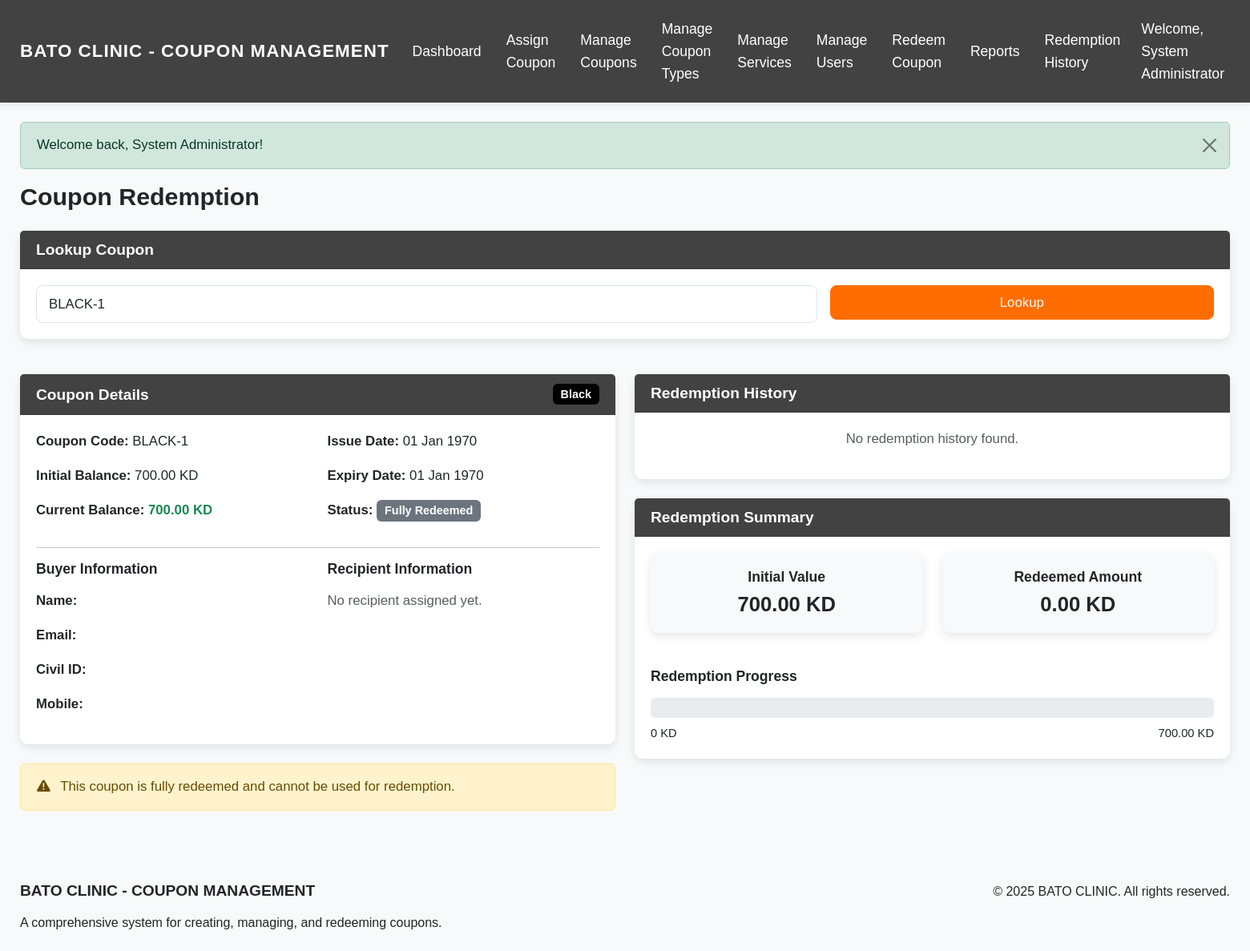
/admin/redemption.php?code=BLACK-1 (signed in), run on the app's committed database.
### tables this page shows
CREATE TABLE coupons (
    id INT AUTO_INCREMENT PRIMARY KEY,
    code VARCHAR(20) NOT NULL UNIQUE,
    coupon_type_id INT NOT NULL,
    buyer_id INT,
    recipient_id INT,
    initial_balance DECIMAL(10, 2) NOT NULL,
    current_balance DECIMAL(10, 2) NOT NULL,
    issue_date DATE,
    status ENUM('available', 'assigned', 'fully_redeemed') NOT NULL DEFAULT 'available',
    created_at TIMESTAMP DEFAULT CURRENT_TIMESTAMP,
    updated_at TIMESTAMP DEFAULT CURRENT_TIMESTAMP ON UPDATE CURRENT_TIMESTAMP,
    FOREIGN KEY (coupon_type_id) REFERENCES coupon_types(id),
    FOREIGN KEY (buyer_id) REFERENCES users(id),
    FOREIGN KEY (recipient_id) REFERENCES users(id),
    INDEX (code),
    INDEX (buyer_id),
    INDEX (recipient_id),
    INDEX (status)
);

CREATE TABLE coupon_types (
    id INT AUTO_INCREMENT PRIMARY KEY,
    name ENUM('Black', 'Gold', 'Silver') NOT NULL,
    description TEXT,
    value DECIMAL(10, 2) NOT NULL,
    created_at TIMESTAMP DEFAULT CURRENT_TIMESTAMP,
    updated_at TIMESTAMP DEFAULT CURRENT_TIMESTAMP ON UPDATE CURRENT_TIMESTAMP
);

### models/Coupon.php (called while the page is built, shortened)
<?php
class Coupon {
    private $conn;
    private $table_name = "coupons";
    public $code;
    public function __construct($db) {
        $this->conn = $db;
    }
    public function getByCode() {
        $query = "SELECT c.*, ct.name as coupon_type_name, ct.value as coupon_type_value,
                         b.full_name as buyer_name, b.email as buyer_email, b.civil_id as buyer_civil_id,
                         b.mobile_number as buyer_mobile, b.file_number as buyer_file_number,
                         r.full_name as recipient_name, r.email as recipient_email, r.civil_id as recipient_civil_id,
                         r.mobile_number as recipient_mobile, r.file_number as recipient_file_number
                  FROM " . $this->table_name . " c
                  LEFT JOIN coupon_types ct ON c.coupon_type_id = ct.id
                  LEFT JOIN users b ON c.buyer_id = b.id
                  LEFT JOIN users r ON c.recipient_id = r.id
                  WHERE c.code = ?
                  LIMIT 0,1";
        $stmt = $this->conn->prepare($query);
        $this->code = htmlspecialchars(strip_tags($this->code));
        $stmt->bindParam(1, $this->code);
        $stmt->execute();
        $row = $stmt->fetch(PDO::FETCH_ASSOC);
        if($row) {
            $this->recipient_id = $row['recipient_id'];
            $this->initial_balance = $row['initial_balance'];
            $this->current_balance = $row['current_balance'];
            $this->issue_date = $row['issue_date'];
            $this->status = $row['status'];
            $this->coupon_type_name = $row['coupon_type_name'];
            return true;
        }
        return false;
    }
}
?>

### models/RedemptionLog.php (called while the page is built, shortened)
<?php
class RedemptionLog {
    private $conn;
    private $table_name = "redemption_logs";
    public $coupon_id;
    public function __construct($db) {
        $this->conn = $db;
    }
    public function getByCoupon() {
        $query = "SELECT r.*, u.full_name as redeemer_name
                  FROM " . $this->table_name . " r
                  LEFT JOIN users u ON r.redeemed_by = u.id
                  WHERE r.coupon_id = ?
                  ORDER BY r.redemption_date DESC, r.redemption_time DESC";
        $stmt = $this->conn->prepare($query);
        $stmt->bindParam(1, $this->coupon_id);
        $stmt->execute();
        return $stmt;
    }
}
?>

### admin/redemption.php (the view, shortened to what this page needs)
<?php
require_once '../models/Coupon.php';
require_once '../models/RedemptionLog.php';
$database = new Database();
$db = $database->getConnection();
$coupon = new Coupon($db);
$couponCode = isset($_GET['code']) ? $_GET['code'] : '';
$couponFound = false;
if(!empty($couponCode)) {
    $coupon->code = $couponCode;
    if($coupon->getByCode()) {
        $couponFound = true;
        $redemptionLog = new RedemptionLog($db);
        $redemptionLog->coupon_id = $coupon->id;
        $redemptionLogs = $redemptionLog->getByCoupon();
    }
}
include_once '../includes/header.php';
?>
<div class="row">
    <div class="col-md-12">
        <h2 class="mb-4">Coupon Redemption</h2>
    </div>
</div>
<div class="row">
    <div class="col-md-12">
        <div class="card">
            <div class="card-header">
                <h5 class="card-title mb-0">Lookup Coupon</h5>
            </div>
            <div class="card-body">
                <form method="GET" action="" class="row g-3">
                    <div class="col-md-8">
                        <input type="text" class="form-control form-control-lg" name="code" placeholder="Enter coupon code..." value="<?php echo htmlspecialchars($couponCode); ?>" required>
                    </div>
                    <div class="col-md-4">
                        <button type="submit" class="btn btn-primary btn-lg w-100">Lookup</button>
                    </div>
                </form>
            </div>
        </div>
    </div>
</div>
<?php if($couponFound): ?>
    <div class="row mt-4">
        <div class="col-md-6">
            <div class="card">
                <div class="card-header d-flex justify-content-between align-items-center">
                    <h5 class="card-title mb-0">Coupon Details</h5>
                    <span class="badge <?php echo strtolower($coupon->coupon_type_name) === 'black' ? 'badge-black' : (strtolower($coupon->coupon_type_name) === 'gold' ? 'badge-gold' : 'badge-silver'); ?>">
                        <?php echo $coupon->coupon_type_name; ?>
                    </span>
                </div>
                <div class="card-body">
                    <div class="row">
                        <div class="col-md-6">
                            <p><strong>Coupon Code:</strong> <?php echo $coupon->code; ?></p>
                            <p><strong>Initial Balance:</strong> <?php echo number_format($coupon->initial_balance, 2); ?> KD</p>
                            <p><strong>Current Balance:</strong> <span class="text-<?php echo $coupon->current_balance > 0 ? 'success' : 'danger'; ?> fw-bold"><?php echo number_format($coupon->current_balance, 2); ?> KD</span></p>
                        </div>
                        <div class="col-md-6">
                            <p><strong>Issue Date:</strong> <?php echo date('d M Y', strtotime($coupon->issue_date)); ?></p>
                            <p><strong>Expiry Date:</strong> <?php echo date('d M Y', strtotime($coupon->expiry_date)); ?></p>
                            <p><strong>Status:</strong>
                                <?php if($coupon->status === 'active'): ?>
                                    <span class="badge bg-success">Active</span>
                                <?php elseif($coupon->status === 'expired'): ?>
                                    <span class="badge bg-danger">Expired</span>
                                <?php else: ?>
                                    <span class="badge bg-secondary">Fully Redeemed</span>
                                <?php endif; ?>
                            </p>
                        </div>
                    </div>
                    <hr>
                    <div class="row">
                        <div class="col-md-6">
                            <h6>Buyer Information</h6>
                            <p><strong>Name:</strong> <?php echo $coupon->buyer_name; ?></p>
                            <p><strong>Email:</strong> <?php echo $coupon->buyer_email; ?></p>
                            <p><strong>Civil ID:</strong> <?php echo $coupon->buyer_civil_id; ?></p>
                            <p><strong>Mobile:</strong> <?php echo $coupon->buyer_mobile; ?></p>
                        </div>
                        <div class="col-md-6">
                            <h6>Recipient Information</h6>
                            <?php if($coupon->recipient_id): ?>
                                <p><strong>Name:</strong> <?php echo $coupon->recipient_name; ?></p>
                                <p><strong>Email:</strong> <?php echo $coupon->recipient_email; ?></p>
                            <?php else: ?>
                                <p class="text-muted">No recipient assigned yet.</p>
                            <?php endif; ?>
                        </div>
                    </div>
                </div>
            </div>
            <?php if($coupon->status === 'active'): ?>
                <div class="card mt-4">
                    <div class="card-header">
                        <h5 class="card-title mb-0">Redeem Service</h5>
                    </div>
                    <div class="card-body">
                        <?php if(isset($error)): ?>
                            <div class="alert alert-danger" role="alert">
                                <?php echo $error; ?>
                            </div>
                        <?php endif; ?>
                        <form method="POST" action="">
                            <div class="mb-3">
                                <label for="amount" class="form-label">Amount (KD)</label>
                                <input type="number" class="form-control" id="amount" name="amount" step="0.01" min="0.01" max="<?php echo $coupon->current_balance; ?>" required>
                                <div class="form-text">Maximum available: <?php echo number_format($coupon->current_balance, 2); ?> KD</div>
                            </div>
                            <div class="mb-3">
                                <label for="service_description" class="form-label">Service Description</label>
                                <textarea class="form-control" id="service_description" name="service_description" rows="3" required></textarea>
                            </div>
                            <div class="d-grid gap-2">
                                <button type="submit" name="redeem" class="btn btn-success">Redeem Amount</button>
                            </div>
                        </form>
                    </div>
                </div>
            <?php else: ?>
                <div class="alert alert-warning mt-4" role="alert">
                    <i class="fas fa-exclamation-triangle me-2"></i> This coupon is <?php echo $coupon->status === 'expired' ? 'expired' : 'fully redeemed'; ?> and cannot be used for redemption.
                </div>
            <?php endif; ?>
        </div>
        <div class="col-md-6">
            <div class="card">
                <div class="card-header">
                    <h5 class="card-title mb-0">Redemption History</h5>
                </div>
                <div class="card-body">
                    <?php if($redemptionLogs->rowCount() > 0): ?>
                        <div class="table-responsive">
                            <table class="table table-striped">
                                <thead>
                                    <tr>
                                        <th>Date</th>
                                        <th>Amount</th>
                                        <th>Service</th>
                                        <th>Redeemed By</th>
                                    </tr>
                                </thead>
                                <tbody>
                                    <?php while($row = $redemptionLogs->fetch(PDO::FETCH_ASSOC)): ?>
                                        <tr>
                                            <td><?php echo date('d M Y H:i', strtotime($row['redemption_date'])); ?></td>
                                            <td><?php echo number_format($row['amount'], 2); ?> KD</td>
                                            <td><?php echo $row['service_description']; ?></td>
                                            <td><?php echo $row['redeemer_name']; ?></td>
                                        </tr>
                                    <?php endwhile; ?>
                                </tbody>
                            </table>
                        </div>
                    <?php else: ?>
                        <p class="text-center text-muted">No redemption history found.</p>
                    <?php endif; ?>
                </div>
            </div>
            <div class="card mt-4">
                <div class="card-header">
                    <h5 class="card-title mb-0">Redemption Summary</h5>
                </div>
                <div class="card-body">
                    <div class="row">
                        <div class="col-md-6">
                            <div class="card bg-light">
                                <div class="card-body text-center">
                                    <h6 class="card-title">Initial Value</h6>
                                    <h3 class="card-text"><?php echo number_format($coupon->initial_balance, 2); ?> KD</h3>
                                </div>
                            </div>
                        </div>
                        <div class="col-md-6">
                            <div class="card bg-light">
                                <div class="card-body text-center">
                                    <h6 class="card-title">Redeemed Amount</h6>
                                    <h3 class="card-text"><?php echo number_format($coupon->initial_balance - $coupon->current_balance, 2); ?> KD</h3>
                                </div>
                            </div>
                        </div>
                    </div>
                    <div class="mt-4">
                        <h6>Redemption Progress</h6>
                        <div class="progress" style="height: 25px;">
                        </div>
                        <div class="d-flex justify-content-between mt-2">
                            <small>0 KD</small>
                            <small><?php echo number_format($coupon->initial_balance, 2); ?> KD</small>
                        </div>
                    </div>
                </div>
            </div>
        </div>
    </div>
<?php endif; ?>
<?php
include_once '../includes/footer.php';
?>

### includes/header.php (style rules this page uses)
body { background-color: #f8f9fa; font-family: 'Arial', sans-serif; font-size: 16px; line-height: 1.6; }
.card { border-radius: 10px; box-shadow: 0 4px 12px rgba(0, 0, 0, 0.1); margin-bottom: 20px; background-color: #ffffff; border: none; }
.card-header { background-color: #424242; border-bottom: 1px solid rgba(0, 0, 0, 0.125); font-weight: bold; color: #fff; border-top-left-radius: 10px; border-top-right-radius: 10px; font-size: 1.2rem; padding: 12px 20px; }
.card-body { padding: 20px; font-size: 1.05rem; }
.btn { font-size: 1.05rem; padding: 8px 16px; }
.btn-primary { background-color: #ff6d00; border-color: #ff6d00; }
.badge { font-size: 0.9rem; padding: 6px 10px; }
.badge-black { background-color: #000; color: #fff; }
.form-control { font-size: 1.05rem; padding: 10px 15px; height: auto; }
h1, h2, h3, h4, h5, h6 { font-weight: 600; margin-bottom: 1rem; }
h2 { font-size: 1.9rem; }
h3 { font-size: 1.6rem; }
h5 { font-size: 1.2rem; }
h6 { font-size: 1.1rem; }
.alert { font-size: 1.05rem; padding: 15px 20px; }

### data on the page
coupons: coupon_type.name "Black", code "BLACK-1", initial_balance "700.00", current_balance "700.00", issue_date "01 Jan 1970", $coupon->initial_balance - $coupon->current_balance "0.00"

### other printed values
$_SESSION['user_name'] "System Administrator"
$_SESSION['message'] "Welcome back, System Administrator!"
date('d M Y', strtotime($coupon->expiry_date)) "01 Jan 1970"
